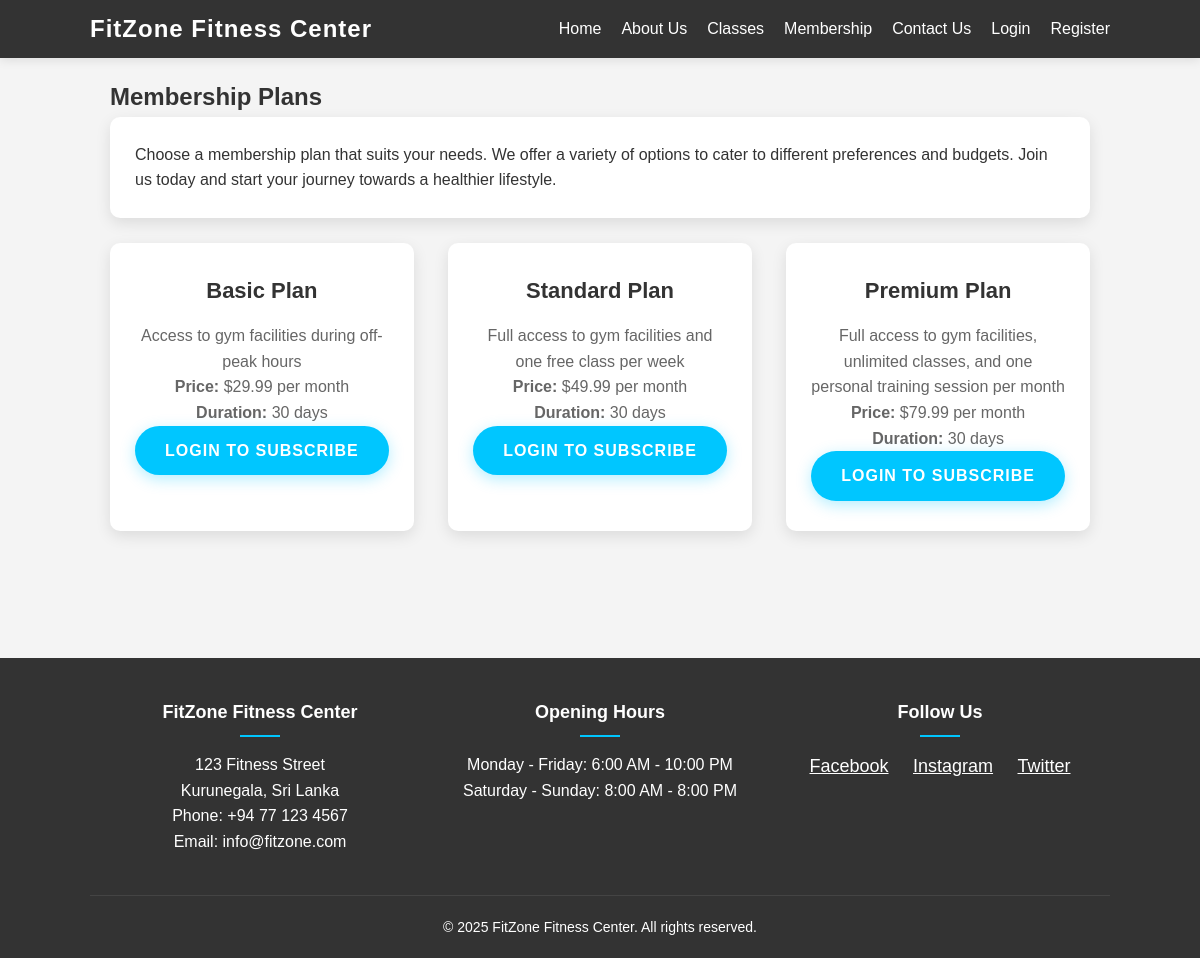
/membership.php, run on the app's committed database.
### tables this page shows
CREATE TABLE membership_plans (
    id INT PRIMARY KEY AUTO_INCREMENT,
    name VARCHAR(50) NOT NULL,
    description TEXT NOT NULL,
    price DECIMAL(10,2) NOT NULL,
    duration INT NOT NULL
);

### includes/functions.php (called while the page is built, shortened)
<?php
function isLoggedIn() {
    return isset($_SESSION['user_id']);
}
?>

### membership.php (the view)
<?php include 'includes/header.php'; ?>
<h2>Membership Plans</h2>
<div class="card">
    <p>Choose a membership plan that suits your needs. We offer a variety of options to cater to different preferences and budgets. Join us today and start your journey towards a healthier lifestyle.</p>
</div>
<?php
$query = "SELECT * FROM membership_plans";
$result = mysqli_query($conn, $query);
if (mysqli_num_rows($result) > 0) {
    echo '<div class="features">';
    while ($plan = mysqli_fetch_assoc($result)) {
        ?>
        <div class="feature">
            <h3><?php echo $plan['name']; ?> Plan</h3>
            <p><?php echo $plan['description']; ?></p>
            <p><strong>Price:</strong> $<?php echo $plan['price']; ?> per month</p>
            <p><strong>Duration:</strong> <?php echo $plan['duration']; ?> days</p>
            <?php if (isLoggedIn()): ?>
                <a href="subscribe.php?plan_id=<?php echo $plan['id']; ?>" class="btn">Subscribe Now</a>
            <?php else: ?>
                <a href="login.php" class="btn">Login to Subscribe</a>
            <?php endif; ?>
        </div>
        <?php
    }
    echo '</div>';
} else {
    echo "<div class='card'><p>No membership plans found</p></div>";
}
?>
<?php include 'includes/footer.php'; ?>

### css/style.css (style rules this page uses)
:root { --primary: #00c6ff; --primary-dark: #0099cc; --secondary: #ff6b6b; --dark: #333; --light: #fff; --gray-light: #f4f4f4; --gray-medium: #ddd; --transition: all 0.3s ease; --box-shadow: 0 5px 15px rgba(0, 0, 0, 0.1); --box-shadow-hover: 0 10px 25px rgba(0, 0, 0, 0.15); }
* { margin: 0; padding: 0; box-sizing: border-box; }
body { font-family: "Montserrat", Arial, sans-serif; line-height: 1.6; color: var(--dark); background-color: var(--gray-light); }
.btn { display: inline-block; background: var(--primary); color: var(--light); padding: 12px 30px; border: none; cursor: pointer; text-decoration: none; font-size: 16px; font-weight: 600; border-radius: 50px; transition: var(--transition); text-transform: uppercase; letter-spacing: 1px; box-shadow: 0 4px 15px rgba(0, 198, 255, 0.3); }
.features { display: flex; flex-wrap: wrap; justify-content: space-between; margin-bottom: 30px; }
.feature { flex: 0 0 31%; text-align: center; padding: 30px 25px; background: var(--light); border-radius: 10px; box-shadow: var(--box-shadow); transition: var(--transition); margin-bottom: 20px; }
.feature h3 { font-size: 22px; margin-bottom: 15px; color: var(--dark); }
.feature p { color: #666; font-size: 16px; }
.card { background: var(--light); padding: 25px; margin-bottom: 25px; border-radius: 10px; box-shadow: var(--box-shadow); transition: var(--transition); }

### data on the page
membership_plans: name "Basic", description "Access to gym facilities during off-peak hours", price "29.99", duration "30"
membership_plans: name "Standard", description "Full access to gym facilities and one free class per week", price "49.99", duration "30"
membership_plans: name "Premium", description "Full access to gym facilities, unlimited classes, and one personal training session per month", price "79.99", duration "30"
